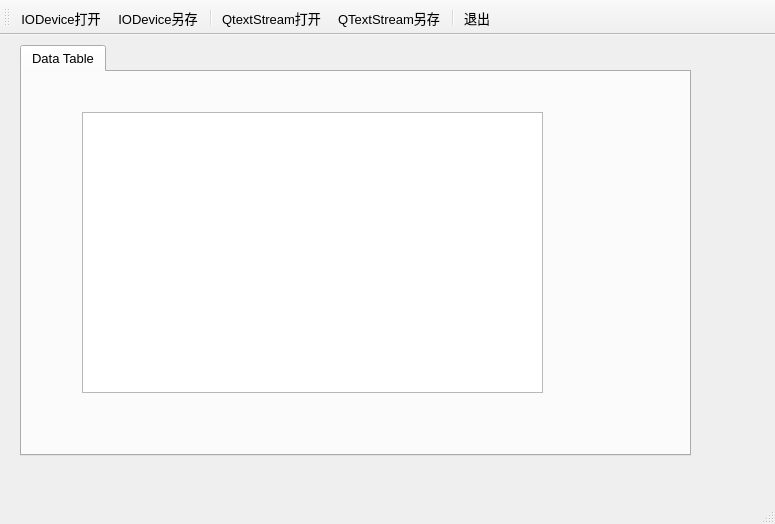
<?xml version="1.0" encoding="UTF-8"?>
<ui version="4.0">
 <class>MainWindow</class>
 <widget class="QMainWindow" name="MainWindow">
  <property name="geometry">
   <rect>
    <x>0</x>
    <y>0</y>
    <width>775</width>
    <height>524</height>
   </rect>
  </property>
  <property name="font">
   <font>
    <pointsize>10</pointsize>
   </font>
  </property>
  <property name="windowTitle">
   <string>MainWindow</string>
  </property>
  <widget class="QWidget" name="centralWidget">
   <widget class="QTabWidget" name="tabWidget">
    <property name="geometry">
     <rect>
      <x>20</x>
      <y>10</y>
      <width>671</width>
      <height>411</height>
     </rect>
    </property>
    <property name="currentIndex">
     <number>0</number>
    </property>
    <property name="documentMode">
     <bool>false</bool>
    </property>
    <widget class="QWidget" name="tab_2">
     <attribute name="title">
      <string>Data Table</string>
     </attribute>
     <widget class="QTableView" name="tableView">
      <property name="geometry">
       <rect>
        <x>60</x>
        <y>40</y>
        <width>461</width>
        <height>281</height>
       </rect>
      </property>
     </widget>
    </widget>
   </widget>
  </widget>
  <widget class="QMenuBar" name="menuBar">
   <property name="geometry">
    <rect>
     <x>0</x>
     <y>0</y>
     <width>775</width>
     <height>23</height>
    </rect>
   </property>
  </widget>
  <widget class="QToolBar" name="mainToolBar">
   <property name="toolButtonStyle">
    <enum>Qt::ToolButtonTextUnderIcon</enum>
   </property>
   <attribute name="toolBarArea">
    <enum>TopToolBarArea</enum>
   </attribute>
   <attribute name="toolBarBreak">
    <bool>false</bool>
   </attribute>
   <addaction name="actOpen_IODevice"/>
   <addaction name="actSave_IODevice"/>
   <addaction name="separator"/>
   <addaction name="actOpen_TextStream"/>
   <addaction name="actSave_TextStream"/>
   <addaction name="separator"/>
   <addaction name="actQuit"/>
  </widget>
  <widget class="QStatusBar" name="statusBar"/>
  <action name="actOpen_IODevice">
   <property name="icon">
    <iconset>
     <normaloff>:/images/images/804.bmp</normaloff>:/images/images/804.bmp</iconset>
   </property>
   <property name="text">
    <string>IODevice打开</string>
   </property>
   <property name="toolTip">
    <string>用IODevice打开文本文件</string>
   </property>
  </action>
  <action name="actOpen_TextStream">
   <property name="icon">
    <iconset>
     <normaloff>:/images/images/122.bmp</normaloff>:/images/images/122.bmp</iconset>
   </property>
   <property name="text">
    <string>QtextStream打开</string>
   </property>
   <property name="toolTip">
    <string>用QtextStream打开文本文件</string>
   </property>
  </action>
  <action name="actOpen_Binary">
   <property name="icon">
    <iconset>
     <normaloff>:/images/images/135.JPG</normaloff>:/images/images/135.JPG</iconset>
   </property>
   <property name="text">
    <string>打开二进制文件</string>
   </property>
   <property name="toolTip">
    <string>打开二进制文件</string>
   </property>
  </action>
  <action name="actQuit">
   <property name="icon">
    <iconset>
     <normaloff>:/images/images/132.bmp</normaloff>:/images/images/132.bmp</iconset>
   </property>
   <property name="text">
    <string>退出</string>
   </property>
   <property name="toolTip">
    <string>退出</string>
   </property>
  </action>
  <action name="actSave_IODevice">
   <property name="icon">
    <iconset>
     <normaloff>:/images/images/104.bmp</normaloff>:/images/images/104.bmp</iconset>
   </property>
   <property name="text">
    <string>IODevice另存</string>
   </property>
   <property name="toolTip">
    <string>用IODevice另存文件</string>
   </property>
  </action>
  <action name="actSave_TextStream">
   <property name="icon">
    <iconset>
     <normaloff>:/images/images/066.GIF</normaloff>:/images/images/066.GIF</iconset>
   </property>
   <property name="text">
    <string>QTextStream另存</string>
   </property>
   <property name="toolTip">
    <string>用QTextStream另存文件</string>
   </property>
  </action>
 </widget>
 <layoutdefault spacing="6" margin="11"/>
 <resources/>
 <connections>
  <connection>
   <sender>actQuit</sender>
   <signal>triggered()</signal>
   <receiver>MainWindow</receiver>
   <slot>close()</slot>
   <hints>
    <hint type="sourcelabel">
     <x>-1</x>
     <y>-1</y>
    </hint>
    <hint type="destinationlabel">
     <x>364</x>
     <y>265</y>
    </hint>
   </hints>
  </connection>
 </connections>
</ui>
